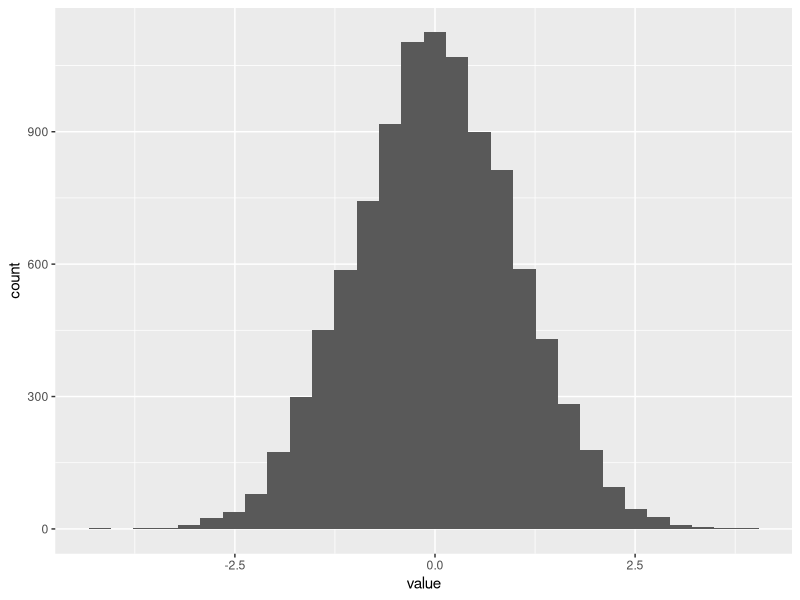
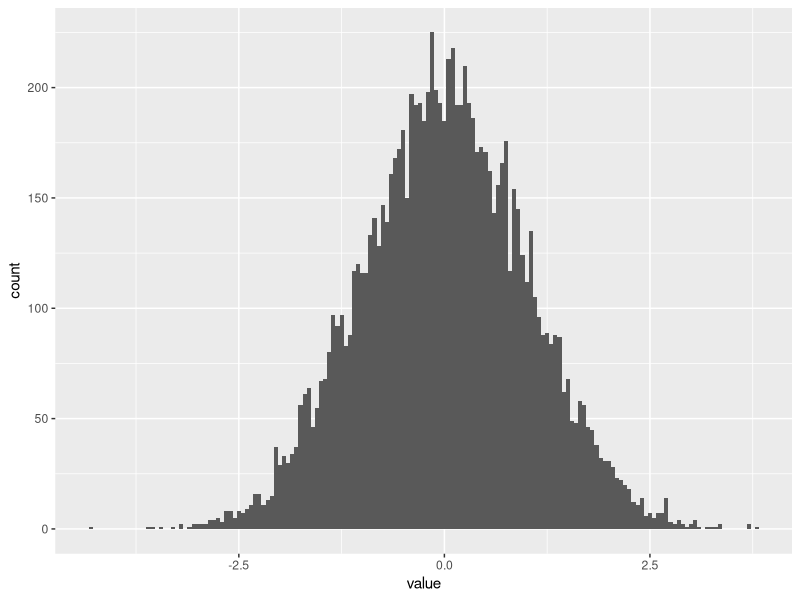
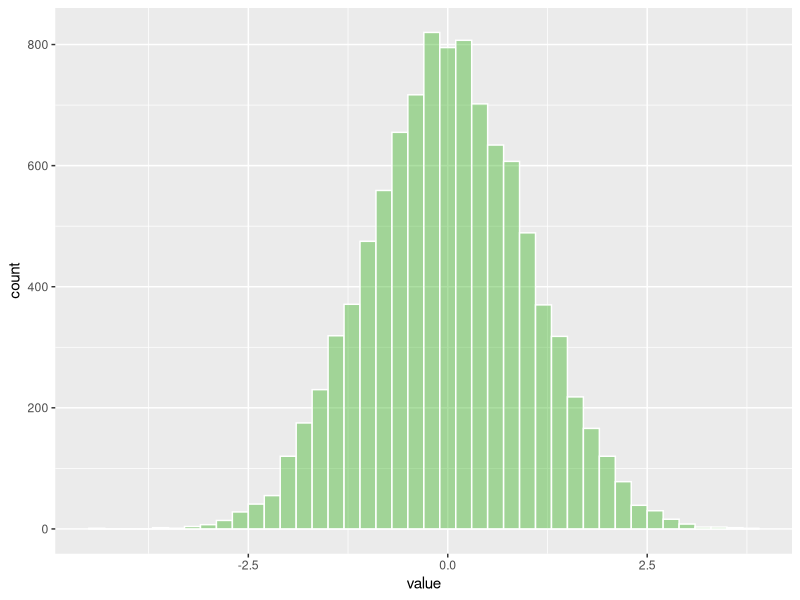
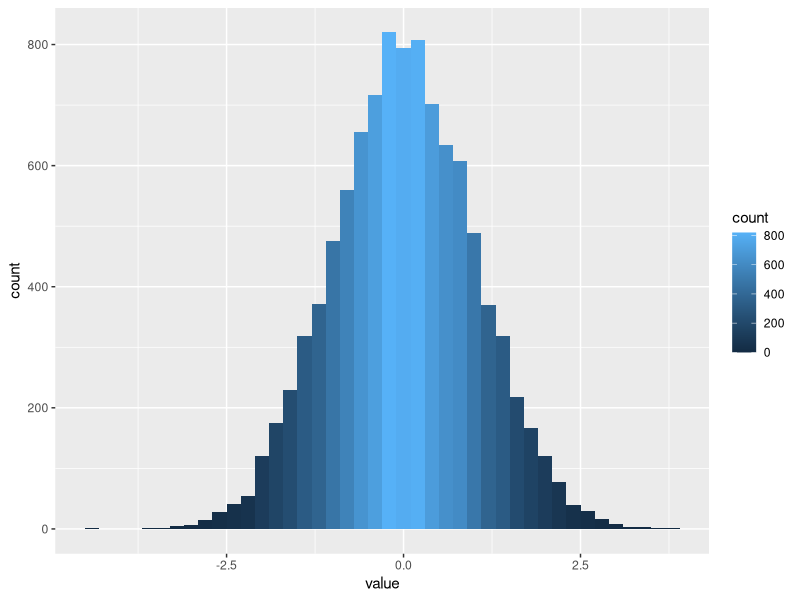

R code for these plots, in order:
# Library:
library(ggplot2)

# Dataset:
data = data.frame(value=rnorm(10000))

# Basic histogram:
ggplot(data, aes(x = value)) + geom_histogram()

# Custom Binning. I can just give the size of the bin
ggplot(data, aes(x = value)) + geom_histogram(binwidth = 0.05)

# Uniform color:
ggplot(data, aes(x=value)) + geom_histogram(binwidth = 0.2, color = 'white',
                                            fill =rgb(0.2,0.7,0.1,0.4))

# Proportional color
ggplot(data, aes(x = value)) + geom_histogram(binwidth = 0.2, aes(fill = ..count..))







